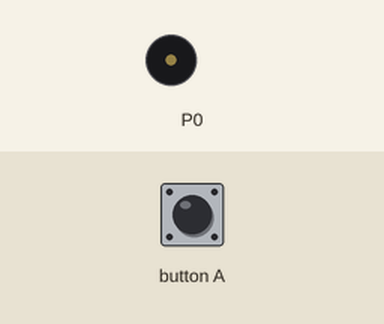
Recording of a program running on a simulated BBC micro:bit (MakeCode). Parts: buzzer (waves = sounding). Inputs (shaded band) come from the test bench.

Above: at 1.2 s.
1.3 s: button A pressed for 0.15 s
At 7.4 s:
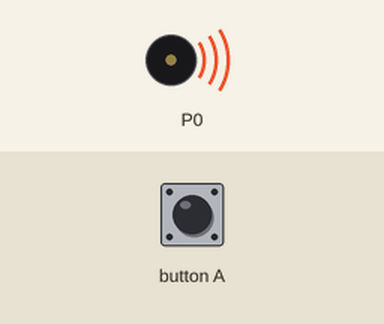
Timing chart, 0 to 10.4 s (numbered marks = the images above; inputs shaded):
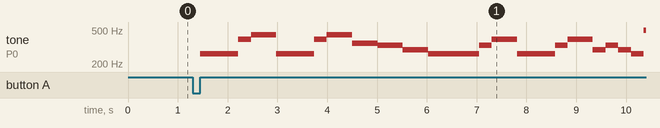

Measured:
- after the input at 1.3 s, tone on P0: plays 262 Hz for 0.77 s, 392 Hz for 0.26 s, 440 Hz for 0.51 s, 262 Hz for 0.77 s, 392 Hz for 0.26 s, 440 Hz for 0.51 s … (20 notes in this stretch), starting after 0.15 s

The program:

main.ts
```typescript
input.onButtonPressed(Button.A, function () {
    music.playTone(262, music.beat(BeatFraction.Half))
    music.playTone(262, music.beat(BeatFraction.Half))
    music.playTone(262, music.beat(BeatFraction.Half))
    music.playTone(392, music.beat(BeatFraction.Half))
    music.playTone(440, music.beat(BeatFraction.Whole))
    music.playTone(262, music.beat(BeatFraction.Half))
    music.playTone(262, music.beat(BeatFraction.Half))
    music.playTone(262, music.beat(BeatFraction.Half))
    music.playTone(392, music.beat(BeatFraction.Half))
    music.playTone(440, music.beat(BeatFraction.Whole))
    music.playTone(349, music.beat(BeatFraction.Half))
    music.playTone(349, music.beat(BeatFraction.Half))
    music.playTone(330, music.beat(BeatFraction.Half))
    music.playTone(330, music.beat(BeatFraction.Half))
    music.playTone(294, music.beat(BeatFraction.Half))
    music.playTone(294, music.beat(BeatFraction.Half))
    music.playTone(262, music.beat(BeatFraction.Half))
    music.playTone(262, music.beat(BeatFraction.Half))
    music.playTone(262, music.beat(BeatFraction.Half))
    music.playTone(262, music.beat(BeatFraction.Half))
    music.playTone(330, music.beat(BeatFraction.Half))
    music.playTone(392, music.beat(BeatFraction.Whole))
    music.playTone(262, music.beat(BeatFraction.Half))
    music.playTone(262, music.beat(BeatFraction.Half))
    music.playTone(262, music.beat(BeatFraction.Half))
    music.playTone(330, music.beat(BeatFraction.Half))
    music.playTone(392, music.beat(BeatFraction.Whole))
    music.playTone(294, music.beat(BeatFraction.Half))
    music.playTone(330, music.beat(BeatFraction.Half))
    music.playTone(294, music.beat(BeatFraction.Half))
    music.playTone(262, music.beat(BeatFraction.Half))
    music.playTone(494, music.beat(BeatFraction.Half))
    music.playTone(440, music.beat(BeatFraction.Half))
    music.playTone(392, music.beat(BeatFraction.Half))
})
```

test.ts
```typescript
// aquí va el archivo "tests"; esto no se compilará cuando este paquete se utilice como una extensión.
```
